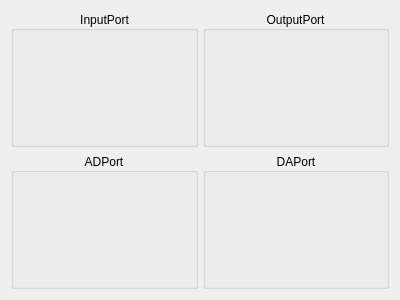
<?xml version="1.0" encoding="UTF-8"?>
<ui version="4.0">
 <class>BoardDiagnoseForm</class>
 <widget class="QWidget" name="BoardDiagnoseForm">
  <property name="geometry">
   <rect>
    <x>0</x>
    <y>0</y>
    <width>400</width>
    <height>300</height>
   </rect>
  </property>
  <layout class="QVBoxLayout" name="verticalLayout">
   <item>
    <layout class="QHBoxLayout" name="horizontalLayout">
     <property name="spacing">
      <number>5</number>
     </property>
     <item>
      <widget class="QGroupBox" name="input_group_box_">
       <property name="title">
        <string>InputPort</string>
       </property>
       <property name="alignment">
        <set>Qt::AlignCenter</set>
       </property>
       <layout class="QVBoxLayout" name="verticalLayout_3">
        <property name="spacing">
         <number>0</number>
        </property>
        <property name="leftMargin">
         <number>0</number>
        </property>
        <property name="topMargin">
         <number>0</number>
        </property>
        <property name="rightMargin">
         <number>0</number>
        </property>
        <property name="bottomMargin">
         <number>0</number>
        </property>
        <item>
         <widget class="cutter::IODiagnoseWidget" name="input_port_" native="true"/>
        </item>
       </layout>
      </widget>
     </item>
     <item>
      <widget class="QGroupBox" name="output_group_box">
       <property name="title">
        <string>OutputPort</string>
       </property>
       <property name="alignment">
        <set>Qt::AlignCenter</set>
       </property>
       <layout class="QVBoxLayout" name="verticalLayout_2">
        <property name="spacing">
         <number>0</number>
        </property>
        <property name="leftMargin">
         <number>0</number>
        </property>
        <property name="topMargin">
         <number>0</number>
        </property>
        <property name="rightMargin">
         <number>0</number>
        </property>
        <property name="bottomMargin">
         <number>0</number>
        </property>
        <item>
         <widget class="cutter::IODiagnoseWidget" name="output_port_" native="true"/>
        </item>
       </layout>
      </widget>
     </item>
    </layout>
   </item>
   <item>
    <layout class="QHBoxLayout" name="horizontalLayout_2">
     <property name="spacing">
      <number>5</number>
     </property>
     <item>
      <widget class="QGroupBox" name="ad_group_box_">
       <property name="title">
        <string>ADPort</string>
       </property>
       <property name="alignment">
        <set>Qt::AlignCenter</set>
       </property>
       <layout class="QVBoxLayout" name="verticalLayout_4">
        <property name="spacing">
         <number>0</number>
        </property>
        <property name="leftMargin">
         <number>0</number>
        </property>
        <property name="topMargin">
         <number>0</number>
        </property>
        <property name="rightMargin">
         <number>0</number>
        </property>
        <property name="bottomMargin">
         <number>0</number>
        </property>
        <item>
         <widget class="cutter::ADDiagnoseWidget" name="ad_port_" native="true"/>
        </item>
       </layout>
      </widget>
     </item>
     <item>
      <widget class="QGroupBox" name="da_group_box_">
       <property name="title">
        <string>DAPort</string>
       </property>
       <property name="alignment">
        <set>Qt::AlignCenter</set>
       </property>
       <layout class="QVBoxLayout" name="verticalLayout_5">
        <property name="spacing">
         <number>0</number>
        </property>
        <property name="leftMargin">
         <number>0</number>
        </property>
        <property name="topMargin">
         <number>0</number>
        </property>
        <property name="rightMargin">
         <number>0</number>
        </property>
        <property name="bottomMargin">
         <number>0</number>
        </property>
        <item>
         <widget class="cutter::DADiagnoseWidget" name="da_port_" native="true"/>
        </item>
       </layout>
      </widget>
     </item>
    </layout>
   </item>
  </layout>
 </widget>
 <customwidgets>
  <customwidget>
   <class>cutter::IODiagnoseWidget</class>
   <extends>QWidget</extends>
   <header>cutter/widget/devicediagnose/board/IODiagnoseWidget.h</header>
   <container>1</container>
  </customwidget>
  <customwidget>
   <class>cutter::ADDiagnoseWidget</class>
   <extends>QWidget</extends>
   <header>cutter/widget/devicediagnose/board/ADDiagnoseWidget.h</header>
   <container>1</container>
  </customwidget>
  <customwidget>
   <class>cutter::DADiagnoseWidget</class>
   <extends>QWidget</extends>
   <header>cutter/widget/devicediagnose/board/DADiagnoseWidget.h</header>
   <container>1</container>
  </customwidget>
 </customwidgets>
 <resources/>
 <connections/>
</ui>
